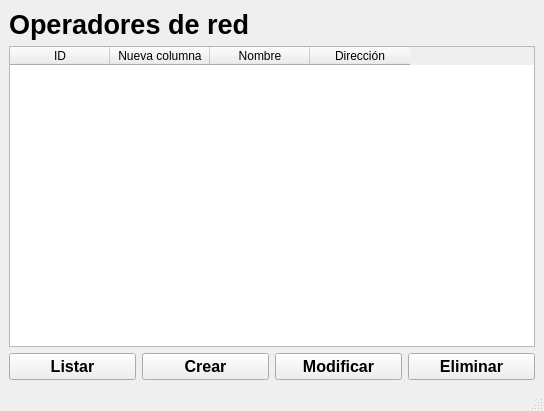
<?xml version="1.0" encoding="UTF-8"?>
<ui version="4.0">
 <class>Operadores</class>
 <widget class="QMainWindow" name="Operadores">
  <property name="geometry">
   <rect>
    <x>0</x>
    <y>0</y>
    <width>544</width>
    <height>411</height>
   </rect>
  </property>
  <property name="windowTitle">
   <string>Operadores de red</string>
  </property>
  <widget class="QWidget" name="centralwidget">
   <layout class="QGridLayout" name="gridLayout_2">
    <item row="0" column="0">
     <layout class="QGridLayout" name="gridLayout">
      <item row="1" column="0" colspan="4">
       <widget class="QTableWidget" name="table_operadores">
        <column>
         <property name="text">
          <string>ID</string>
         </property>
        </column>
        <column>
         <property name="text">
          <string>Nueva columna</string>
         </property>
        </column>
        <column>
         <property name="text">
          <string>Nombre</string>
         </property>
        </column>
        <column>
         <property name="text">
          <string>Dirección</string>
         </property>
        </column>
       </widget>
      </item>
      <item row="2" column="0">
       <widget class="QPushButton" name="pushButton">
        <property name="font">
         <font>
          <pointsize>12</pointsize>
          <weight>75</weight>
          <bold>true</bold>
         </font>
        </property>
        <property name="text">
         <string>Listar</string>
        </property>
       </widget>
      </item>
      <item row="2" column="1">
       <widget class="QPushButton" name="pushButton_2">
        <property name="font">
         <font>
          <pointsize>12</pointsize>
          <weight>75</weight>
          <bold>true</bold>
         </font>
        </property>
        <property name="text">
         <string>Crear</string>
        </property>
       </widget>
      </item>
      <item row="2" column="2">
       <widget class="QPushButton" name="pushButton_3">
        <property name="font">
         <font>
          <pointsize>12</pointsize>
          <weight>75</weight>
          <bold>true</bold>
         </font>
        </property>
        <property name="text">
         <string>Modificar</string>
        </property>
       </widget>
      </item>
      <item row="2" column="3">
       <widget class="QPushButton" name="pushButton_4">
        <property name="font">
         <font>
          <pointsize>12</pointsize>
          <weight>75</weight>
          <bold>true</bold>
         </font>
        </property>
        <property name="text">
         <string>Eliminar</string>
        </property>
       </widget>
      </item>
      <item row="0" column="0" colspan="4">
       <widget class="QLabel" name="label">
        <property name="font">
         <font>
          <pointsize>20</pointsize>
          <weight>75</weight>
          <bold>true</bold>
         </font>
        </property>
        <property name="text">
         <string>Operadores de red</string>
        </property>
       </widget>
      </item>
     </layout>
    </item>
   </layout>
  </widget>
  <widget class="QStatusBar" name="statusbar"/>
 </widget>
 <resources/>
 <connections/>
</ui>
